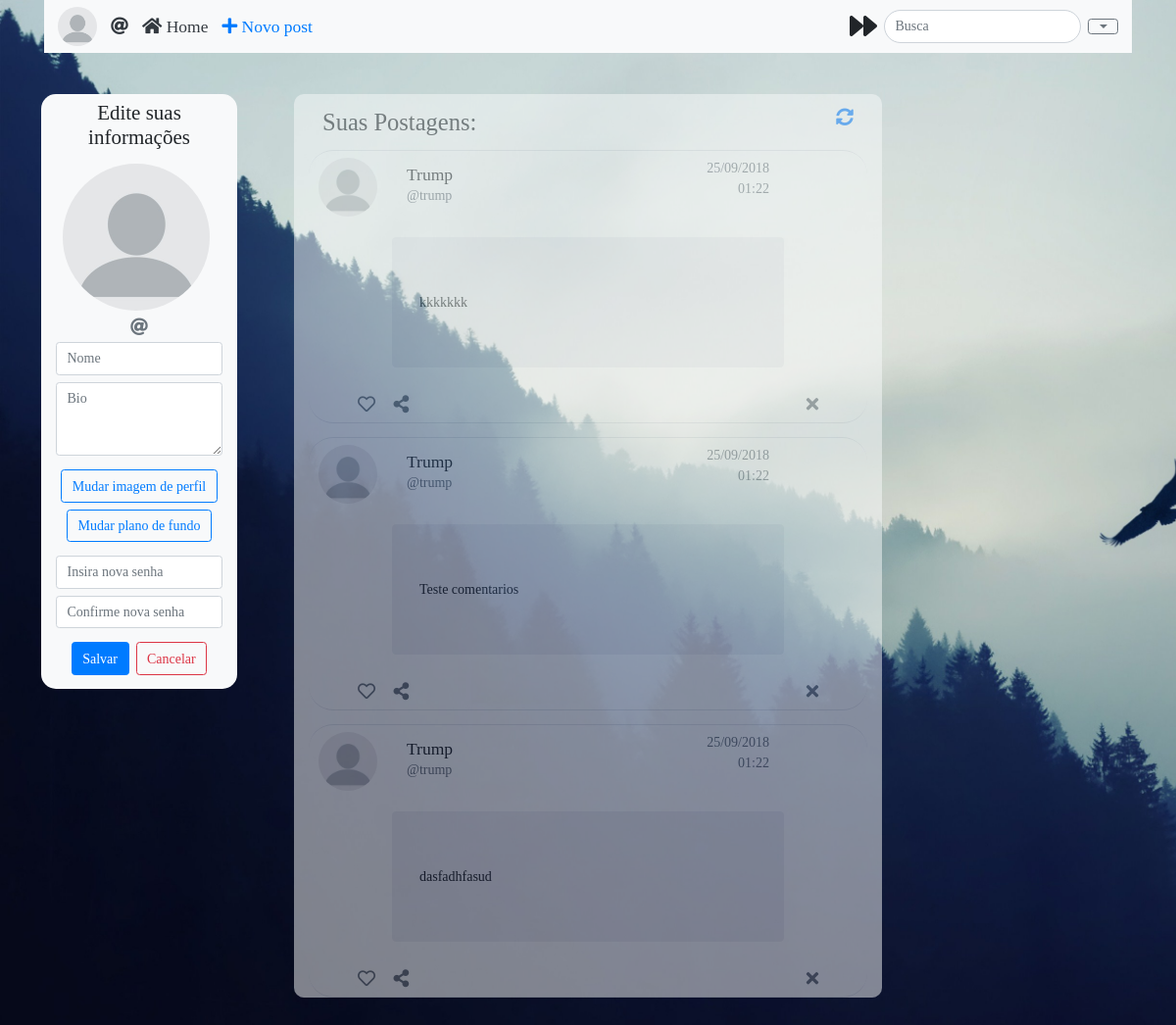
The app's page /meu_perfil/editaperfil.php (signed in) with its own data.
### tables this page shows
CREATE TABLE `posts` (
  `id` int(11) NOT NULL,
  `id_user` int(11) NOT NULL,
  `post` varchar(140) NOT NULL,
  `nome_user` varchar(255) NOT NULL,
  `login_user` varchar(255) NOT NULL,
  `data` timestamp NOT NULL DEFAULT CURRENT_TIMESTAMP ON UPDATE CURRENT_TIMESTAMP,
  `profile_user` tinyint(1) NOT NULL
);

### classes/Post.php (called while the page is built, shortened)
<?php
	class Post {
		public function getYourPosts($pdo, $id){
			$stmt = $pdo->prepare('SELECT * FROM posts WHERE id_user = ? ORDER BY id DESC');
            $stmt->bindParam(1, $id, PDO::PARAM_INT);
			$stmt->execute();
			if($p = $stmt->fetchAll(PDO::FETCH_ASSOC)){
				return $p;
			} else{ return $p;}
		}
	}

### meu_perfil/editaperfil.php (the view, shortened to what this page needs)
<?php
require '../conexao.php';
require '../Classes/Post.php';
?>
<!doctype html>
<html lang="pt-br">
  <head>
    <link rel="stylesheet" href="https://stackpath.bootstrapcdn.com/bootstrap/4.1.3/css/bootstrap.min.css">
    <link rel="stylesheet" href="https://use.fontawesome.com/releases/v5.2.0/css/all.css">
  </head>
  <body class="bg-dark" style="background-image: url(../img/users/bg<?php echo $_SESSION['id']?>.jpg); background-size:cover; background-attachment: fixed;">
  	<?php include '../modulos/navedit.php' ?>
	<div class="col-2 bg-light m-0 mt-5 position-absolute ml-5" style="border-radius: 15px;">
		<div class="row mt-2 justify-content-center text-center">
			<h4 class="col">Edite suas informações</h4>
		</div>
		<div class="row mt-2">
			<div class="col text-center">
				<a class="navbar-brand p-0 m-0 pr-2" href="#"><img class="img rounded-circle" style="height: 150px; width: 150px; object-fit: cover;" src="../img/users/profile<?php if ($_SESSION['profile']){ echo $_SESSION['id']; } else { echo "0";}?>.jpg"></a>
			</div>
		</div>
		<form action="../meu_perfil/editar.php" method="post">
		<div class="row mt-2 text-center">
			<div class="col">
				<p class="text-muted m-0"> <i class="fas fa-at"></i><?php echo $_SESSION['login'] ?> </p>
			</div>
		</div>
		<div class="row mt-2 text-center">
			<div class="col">
				<input type="text" class="form-control" placeholder="Nome" id="nome" name="nome" value="<?php echo $_SESSION['nome'] ?>">
			</div>
		</div>
		<div class="row mt-2 text-center">
			<div class="col">
				<textarea class="form-control" rows="3" maxlength="140" placeholder="Bio" id="bio" name="bio"><?php echo $_SESSION['bio'] ?></textarea>
			</div>
		</div>
		<div class="row mt-3 justify-content-center">
			<button type="button" class="btn btn-outline-primary" data-toggle="modal" data-target="#modal4">Mudar imagem de perfil</button>
		</div>
		<div class="row mt-2 justify-content-center">
			<button type="button" class="btn btn-outline-primary" data-toggle="modal" data-target="#modal5">Mudar plano de fundo</button>
		</div>
		<div class="row mt-3 text-center">
			<div class="col">
				<input type="password" class="form-control" id="senha" name="senha" placeholder="Insira nova senha">
			</div>
		</div>
		<div class="row mt-2 text-center">
			<div class="col">
				<input type="password" class="form-control" id="confsenha" name="confsenha" placeholder="Confirme nova senha">
			</div>
		</div>
		<div class="row mt-3 mb-2 justify-content-center">
			<button type="submit" class="btn btn-primary mr-1">Salvar</button>
			<a  href="meuperfil.php" class="btn btn-outline-danger ml-1">Cancelar</a>
			</form>
		</div>
				<div class="container mt-5 justify-content-center bg-light col-xl-6 mb-5" style="border-radius: 10px; opacity: 0.5">
				<div class="row">
					<h3 class="m-3 col-6">Suas Postagens:</h3>
					<h3 class="text-primary ml-auto text-right m-3 col-3"><a href="../meu_perfil/meuperfil.php"><i class="fas fa-sync-alt"></i></a></h3>
				</div>
				<?php
				$postagens = new Post;
				$result = $postagens->getYourPosts($pdo, $_SESSION['id']);
				if($result){
					$i = 0;
					while ($i < count($result)) {
				?>
			<div class="row p-0 m-0 justify-content-center mb-3">
			<div class="col p-0 m-0 bg-light border-top border-bottom" style="border-radius: 25px;">
				<div class="row mt-2" style=" vertical-align: middle;">
					<div class="col-2 text-right">
						<img class="img-fluid rounded-circle" style="height: 60px; width: 60px; object-fit: cover;" src="../img/users/profile<?php if ($_SESSION['profile']){ echo $_SESSION['id']; } else { echo "0";}?>.jpg">
					</div>
					<div class="col-6 align-middle">
						<h5 class="m-0 pt-2"><?php echo $result[$i]['nome_user']; ?></h5>
						<p class="m-0 text-muted">@<?php echo $result[$i]['login_user']; ?></p>
					</div>
					<div class="col-2">
						<p class="text-muted m-0 text-right"><?php $date = date_create($result[$i]['data']); echo date_format($date, 'd/m/Y'); ?></p>
						<p class="text-muted m-0 text-right"><?php echo date_format($date, 'H:i'); ?></p>
					</div>
				</div>
				<div class="row justify-content-center mt-4">
					<div class="col-8 jumbotron">
						<spam><?php echo $result[$i]['post']; ?></spam>
					</div>
				</div>
				<div class="row justify-content-center">
					<div class="col-10">
						<h5 class=""><a href=""><i class="far fa-heart text-muted"></i></a> <a href=""><i class="fas fa-share-alt text-muted pl-3"></i></a><a href="removePost.php?id=<?php echo $result[$i]['id']; ?>"><i class="fas fa-times text-muted float-right"></i></a></h5>
					</div>
				</div>
			</div>
			</div>
			<?php $i++;
		}
		}
		?>
	</div>
  </body>
</html>

### conexao.php (style rules this page uses)
* { font-family: Verdana; font-size: 14px; }
i { font-size: 18px; }

### records on screen
posts: nome_user "Trump", login_user "trump", data "25/09/2018", data "01:22", post "kkkkkkk"
posts: nome_user "Trump", login_user "trump", data "25/09/2018", data "01:22", post "Teste comentarios"
posts: nome_user "Trump", login_user "trump", data "25/09/2018", data "01:22", post "dasfadhfasud"
